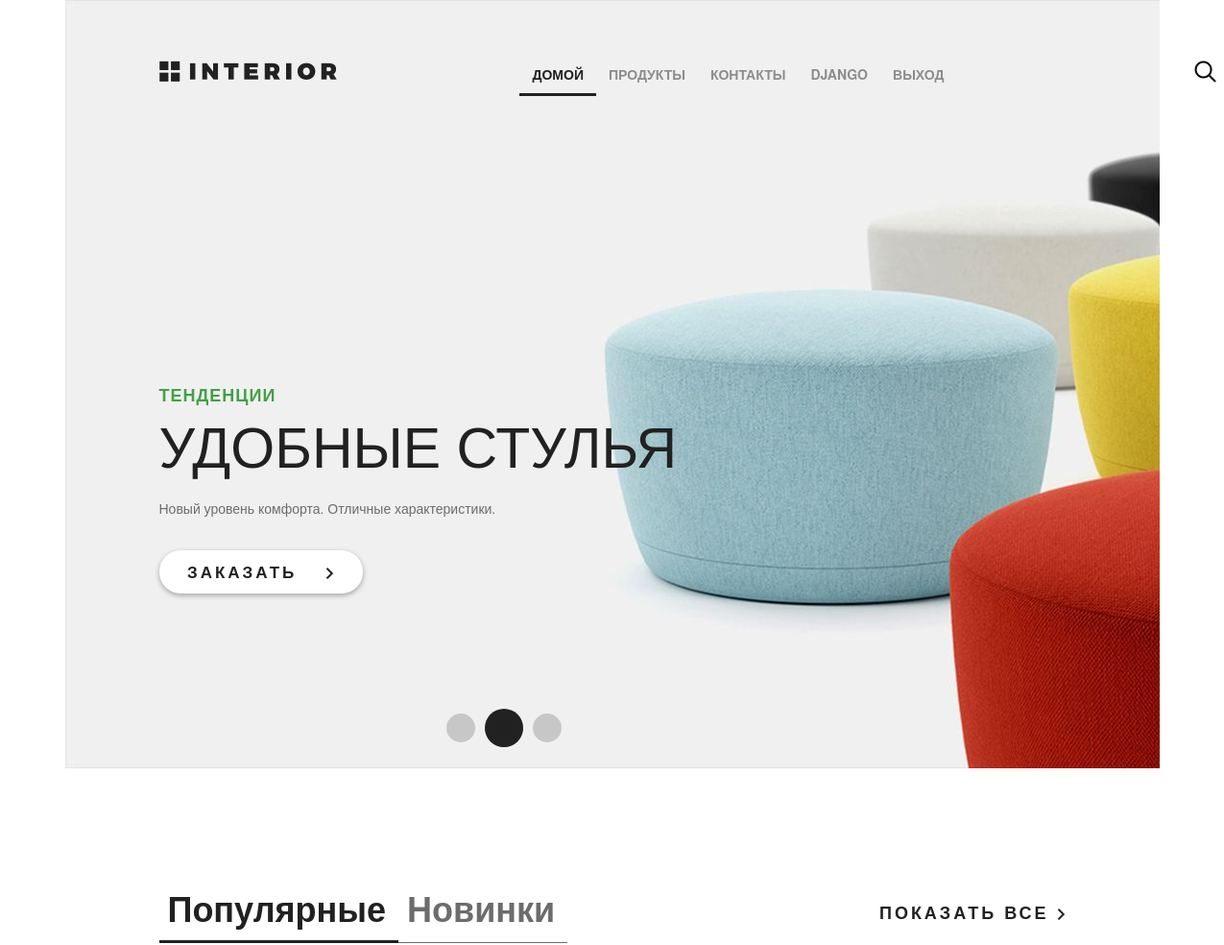
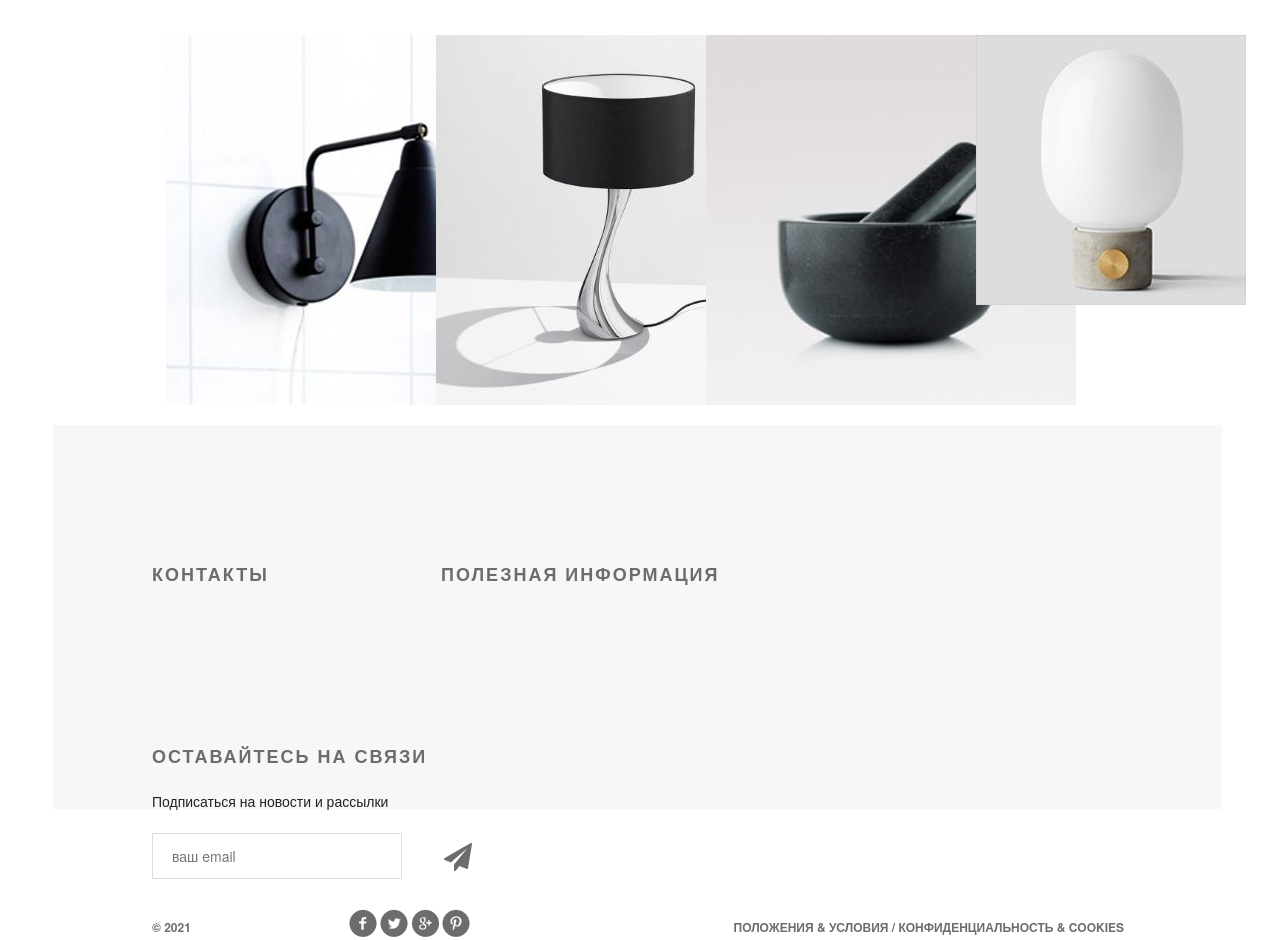
Page / (signed in) on the committed database (2 pictures, top to bottom).
### authapp/models.py (models this page shows)
class ShopUser(AbstractUser):
    avatar = models.ImageField(upload_to= 'users_avatars', blank=True)
    age = models.PositiveSmallIntegerField(verbose_name='Возраст')

### mainapp/models.py (models this page shows, shortened)
class Product(models.Model):
    category = models.ForeignKey(ProductCategory, on_delete=models.CASCADE)
    name = models.CharField(max_length=128, verbose_name='Имя')
    image = models.ImageField(upload_to='products_images', blank=True)
    short = models.CharField(max_length=64, verbose_name='Краткое описание', blank=True)
    description = models.TextField(verbose_name='Описание', blank=True)
    price = models.DecimalField(verbose_name='Цена', max_digits=8, decimal_places=2, default=0)
    quantity = models.PositiveSmallIntegerField(verbose_name='Количество на складе', default=0)

### mainapp/views.py (the view)
# urls.py: path('', mainapp.main, name='main'),
def main(request):
    products = Product.objects.all()[:4]
    content = {
        'title': 'Главная',
        'products': products
    }
    return render(request, 'mainapp/index.html', content)

### mainapp/templates/mainapp/index.html (shortened to what this page needs)
{% extends 'mainapp/base.html' %}
{% load static %}
{% block content %}
    <div class="slider">
        <div class="header clearfix">
            <a href="index.html" class="logo"></a>
                {% include 'mainapp/includes/inc_main_menu.html'%}
        </div>
        <div class="text-slider">
            <h3 class="green">тенденции</h3>
            <h3 class="big"> удобные стулья</h3>
            <p>Новый уровень комфорта. Отличные характеристики.</p>
            <a href="#" class="button-order">заказать <img src="{% static '/img/arrow.png' %}" alt=""></a>
        </div>
        <div class="navi">
            <a href="#"></a><a href="#"></a><a href="#"></a>
        </div>
    </div>
    <div class="featured">
        <div class="featured-menu">
            <a class="active" href="#">Популярные</a><a href="#">Новинки</a>
        </div>
        <a class="explore" href="#">показать все <img src="{% static '/img/arrow.png' %}" alt=""></a>
        <div class="clearfix">
        </div>
        <div class="tab-content">
            {% for product in products %}
                <div class="block">
                    <a href="#">
                        <img src="/media/{{ product.image }}" alt="{{ product.name }}">
                    </a>
                </div>
            {% endfor %}
        </div>
    </div>
    <div class="clr"></div>
{% endblock %}

### mainapp/templates/mainapp/includes/inc_main_menu.html (shortened to what this page needs)
<ul class="menu">
    <li><a href="{% url 'main' %}" {% if request.resolver_match.url_name == 'main' %}class="active"{% endif %}>домой</a>
    </li>
    <li><a href="{% url 'products:products' %}"
           {% if 'products' in request.resolver_match.route %}class="active"{% endif %}>продукты</a></li>
    <li><a href="{% url 'contact' %}" {% if request.resolver_match.url_name == 'contact' %}class="active"{% endif %}>контакты</a>
    </li>
    {% if user.is_authenticated %}
        <li><a href="{% url 'auth:edit' %}">{{ user.username }}</a></li>
        <li><a href="{% url 'auth:logout' %}">Выход</a></li>
    {% else %}
        <li><a href="{% url 'auth:login' %}">Вход</a></li>
    {% endif %}
</ul>
<a href="#" class="search"></a>

### static/css/style.css (style rules this page uses)
* { margin: 0; padding: 0; }
body { font-family: 'Montserrat', sans-serif; }
html, body { height: 100%; }
.clr { height: 384px; }
.slider { height: 800px; background-image: url(/static/img/slider.jpg); padding-left: 98px; padding-right: 211px; position: relative; }
.logo { background-image: url(/static/img/logo.png); margin-top: 63px; width: 185px; height: 22px; float: left; }
.menu { list-style-type: none; margin-top: 67px; float: right; }
.menu li { float: left; }
.menu a { color: #8c8c8c; font-size: 14px; font-weight: 700; text-align: right; text-transform: uppercase; text-decoration: none; padding: 10px 13px; }
.menu .active { color: #212121; font-weight: 700; border-bottom: 3px solid #212121; }
.search { display: block; width: 23px; height: 23px; background-image: url(/static/img/search.png); position: absolute; top: 63px; left: 1176px; }
.clearfix:after { content: ""; display: block; clear: both; }
.text-slider { margin-top: 288px; position: absolute; }
.text-slider p { color: #6c6c6c; font-size: 14px; text-align: left; width: 458px; line-height: 24px; }
.button-order { background-color: #ffffff; box-shadow: 0px 2px 4.85px 0.15px rgba(33, 33, 33, 0.35); width: 212px; height: 45px; display: block; text-transform: uppercase; text-align: center; border-radius: 22px; text-decoration: none; color: #212121; font-size: 17px; font-weight: 700; line-height: 45px; margin-top: 32px; letter-spacing: 3px; }
.button-order img { padding-left: 22px; }
.green { text-transform: uppercase; color: #43a047; font-size: 18px; font-weight: 700; text-align: left; margin-bottom: 22px; line-height: 13px; letter-spacing: 1px; }
.big { color: #212121; font-size: 59px; line-height: 43px; text-transform: uppercase; font-weight: 100; margin-bottom: 34px; }
.navi { position: absolute; bottom: 22px; right: 618px; display: flex; width: 130px; height: 40px; justify-content: space-between; align-items: center; }
.navi a { display: block; width: 30px; height: 30px; border-radius: 50%; background-color: rgba(33, 33, 33, 0.2); float: left; margin: 0px 5px; }
.navi a:nth-child(2) { display: block; width: 40px; height: 40px; border-radius: 50%; background-color: #212121; float: left; margin: 0px; }
.featured { padding-left: 98px; padding-right: 98px; }
.featured-menu { margin-top: 120px; width: 300px; height: 49px; float: left; }
.featured-menu a { color: #6c6c6c; font-size: 36px; font-weight: 700; text-align: left; text-decoration: none; border-bottom: 1px solid #6c6c6c; padding-bottom: 10px; padding-right: 13px; padding-left: 9px; }
.featured-menu .active { font-size: 36px; font-weight: 700; text-align: left; color: #212121; border-bottom: 3px solid #212121; padding-bottom: 8px; }
.explore { text-transform: uppercase; color: #212121; font-size: 18px; font-weight: 700; line-height: 24px; text-align: center; float: right; margin-top: 138px; letter-spacing: 3px; text-decoration: none; }
.tab-content { margin-top: 50px; display: flex; justify-content: space-between; margin-bottom: 120px; }
.tab-content .block { height: 270px; width: 270px; position: relative; }

### rows in the picture
ShopUser: username "DJANGO"
Product: image (picture)
Product: image (picture)
Product: image (picture)
Product: image (picture)
